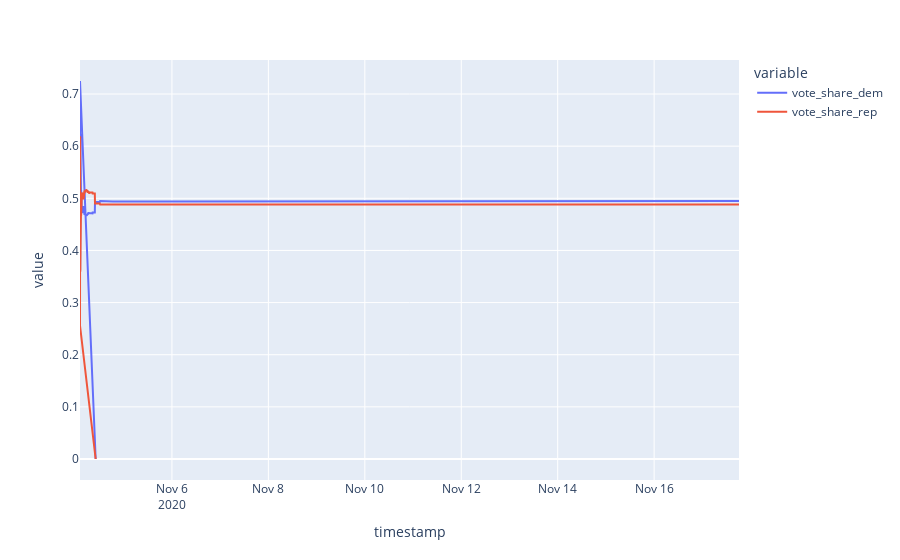

Source (notebook cell):
### Code cell
# fig = go.Figure()
# # fig.add_trace(go.Scatter(x=dfs.index,y=[dfs['vote_share_dem'],dfs['vote_share_rep']]))
# fig.add_trace(go.Scatter(x=dfs.index,y=dfs['vote_share_dem'],name='Dem'))
# fig.add_trace(go.Scatter(x=dfs.index, y=dfs['vote_share_rep'],name='Rep'))

fig = px.line(dfs,x=dfs.index,y=[dfs['vote_share_dem'],dfs['vote_share_rep']])

fig.show()

### Figure 1 — Plotly figure (JSON) as saved in the notebook; plotly's stock layout.template omitted (floating-point values rounded to 4 significant figures; data arrays with more than 128 entries replaced by an {"elided": "..."} marker saying what was removed)
{"data": [{"hovertemplate": "variable=vote_share_dem<br>timestamp=%{x}<br>value=%{y}<extra></extra>", "legendgroup": "vote_share_dem", "line": {"color": "#636efa", "dash": "solid"}, "mode": "lines", "name": "vote_share_dem", "orientation": "v", "showlegend": true, "type": "scatter", "x": {"elided": "361 str values"}, "xaxis": "x", "y": {"elided": "361 float values"}, "yaxis": "y"}, {"hovertemplate": "variable=vote_share_rep<br>timestamp=%{x}<br>value=%{y}<extra></extra>", "legendgroup": "vote_share_rep", "line": {"color": "#EF553B", "dash": "solid"}, "mode": "lines", "name": "vote_share_rep", "orientation": "v", "showlegend": true, "type": "scatter", "x": {"elided": "361 str values"}, "xaxis": "x", "y": {"elided": "361 float values"}, "yaxis": "y"}], "layout": {"legend": {"title": {"text": "variable"}, "tracegroupgap": 0}, "margin": {"t": 60}, "xaxis": {"anchor": "y", "domain": [0, 1], "title": {"text": "timestamp"}}, "yaxis": {"anchor": "x", "domain": [0, 1], "title": {"text": "value"}}}}
